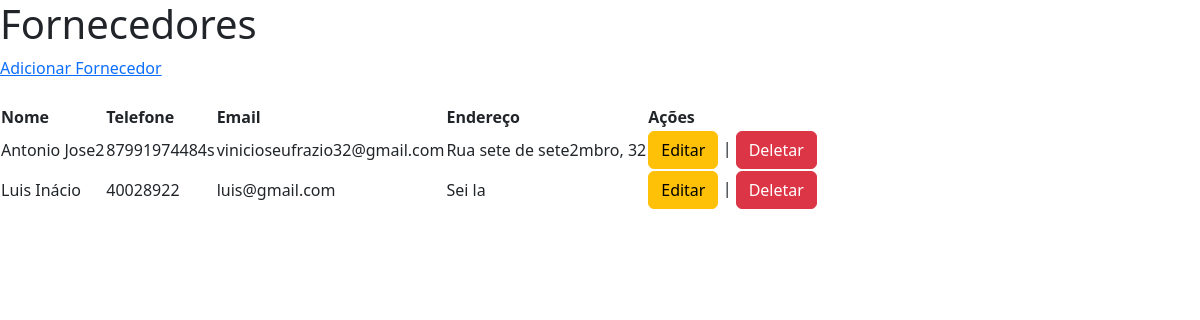
Before: /fornecedor/ with the older database file.
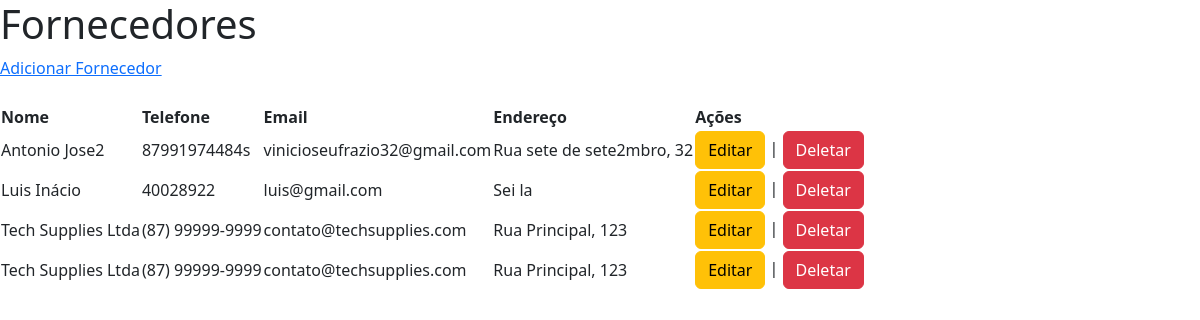
After: the same page with the newer database file.
### estoque/models.py (models this page shows, shortened)
class Fornecedor(models.Model):
    id = models.AutoField(primary_key=True)
    nome = models.CharField(max_length=100)
    telefone = models.CharField(max_length=15)
    email = models.EmailField(max_length=255)
    endereco = models.CharField(max_length=200)

### estoque/views.py (the view)
# urls.py: path('fornecedor/', views.listar_fornecedores, name='listar_fornecedores'),
def listar_fornecedores(request):
    fornecedores = Fornecedor.objects.all()
    return render(request, 'fornecedor/listar_fornecedores.html', {'fornecedores': fornecedores})

### estoque/templates/fornecedor/listar_fornecedores.html (shortened to what this page needs)
<!DOCTYPE html>
<html lang="pt-br">
<head>
    <link href="https://cdn.jsdelivr.net/npm/bootstrap@5.3.3/dist/css/bootstrap.min.css" rel="stylesheet"
>
</head>
<body>
    <h1>Fornecedores</h1>
    <a href="{% url 'adicionar_fornecedor' %}">Adicionar Fornecedor</a><br><br>
    <table>
        <thead>
            <tr>
                <th>Nome</th>
                <th>Telefone</th>
                <th>Email</th>
                <th>Endereço</th>
                <th>Ações</th>
            </tr>
        </thead>
        <tbody>
            {% for fornecedor in fornecedores %}
            <tr>
                <td>{{ fornecedor.nome }}</td>
                <td>{{ fornecedor.telefone }}</td>
                <td>{{ fornecedor.email }}</td>
                <td>{{ fornecedor.endereco }}</td>
                <td>
                    <a href="{% url 'editar_fornecedor' fornecedor.id %}"  class="btn btn-warning">Editar</a> |
                    <a href="{% url 'deletar_fornecedor' fornecedor.id %}"  class="btn btn-danger">Deletar</a>
                </td>
            </tr>
            {% endfor %}
        </tbody>
    </table>
</body>
</html>

Changed rows visible on the page:
added Fornecedor: nome "Tech Supplies Ltda", telefone "(87) 99999-9999", email "contato@techsupplies.com", endereco "Rua Principal, 123"
added Fornecedor: nome "Tech Supplies Ltda", telefone "(87) 99999-9999", email "contato@techsupplies.com", endereco "Rua Principal, 123"
